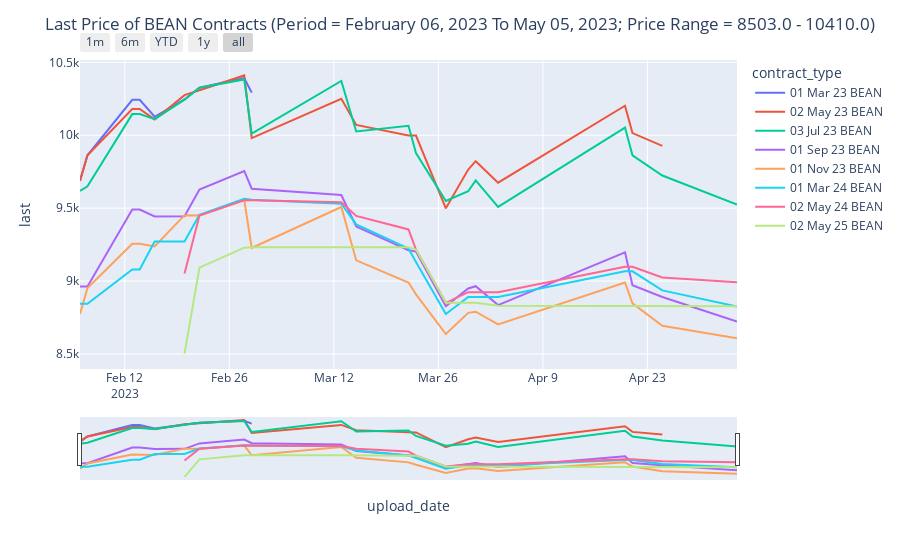

The code cell stored with this chart in its notebook:
### Code cell
def filteringplotly(Market, Grain_Type):
    A = df_New.loc[df_New['Market'] == Market, ('last', 'bid','upload_date','contract_type', 'Grain_Type')]
    B = A.loc[A['Grain_Type'] == Grain_Type, ('last', 'bid', 'upload_date','contract_type')]
    Max_Price = B['last'].loc[B['last'].idxmax()]
    Min_Price = B['last'].loc[B['last'].idxmin()]

    Max_Date = '{:%B %d, %Y}'.format(B['upload_date'].loc[B['upload_date'].idxmax()])
    Min_Date = '{:%B %d, %Y}'.format(B['upload_date'].loc[B['upload_date'].idxmin()])
    
    fig = px.line(B, x='upload_date', y='last', color='contract_type')
    
    fig.update_layout(barmode = 'group', 
    title= f"Last Price of {Grain_Type} Contracts (Period = {Min_Date} To {Max_Date}; Price Range = {Min_Price} - {Max_Price})")

    
    # Add range slider
    fig.update_layout(
        xaxis=dict(
            rangeselector=dict(
                buttons=list([
                    dict(count=1,
                         label="1m",
                         step="month",
                         stepmode="backward"),
                    dict(count=6,
                         label="6m",
                         step="month",
                         stepmode="backward"),
                    dict(count=1,
                         label="YTD",
                         step="year",
                         stepmode="todate"),
                    dict(count=1,
                         label="1y",
                         step="year",
                         stepmode="backward"),
                    dict(step="all")
                ])
            ),
            rangeslider=dict(
                visible=True
            ),
            type="date"
        )
    )

    fig.show()

widgets.interact(filteringplotly, Market = list1, Grain_Type = list2)

### Figure 1 — Plotly figure (JSON) as saved in the notebook; plotly's stock layout.template omitted (floating-point values rounded to 4 significant figures)
{"data": [{"hovertemplate": "contract_type=01 Mar 23 BEAN<br>upload_date=%{x}<br>last=%{y}<extra></extra>", "legendgroup": "01 Mar 23 BEAN", "line": {"color": "#636efa", "dash": "solid"}, "marker": {"symbol": "circle"}, "mode": "lines", "name": "01 Mar 23 BEAN", "orientation": "v", "showlegend": true, "type": "scatter", "x": ["2023-02-06T00:00:00", "2023-02-07T00:00:00", "2023-02-13T00:00:00", "2023-02-14T00:00:00", "2023-02-16T00:00:00", "2023-02-20T00:00:00", "2023-02-22T00:00:00", "2023-02-28T00:00:00", "2023-03-01T00:00:00"], "xaxis": "x", "y": [9686.0, 9863.0, 10240.0, 10240.0, 10130.0, 10250.0, 10330.0, 10391, 10290.0], "yaxis": "y"}, {"hovertemplate": "contract_type=02 May 23 BEAN<br>upload_date=%{x}<br>last=%{y}<extra></extra>", "legendgroup": "02 May 23 BEAN", "line": {"color": "#EF553B", "dash": "solid"}, "marker": {"symbol": "circle"}, "mode": "lines", "name": "02 May 23 BEAN", "orientation": "v", "showlegend": true, "type": "scatter", "x": ["2023-02-06T00:00:00", "2023-02-07T00:00:00", "2023-02-13T00:00:00", "2023-02-14T00:00:00", "2023-02-16T00:00:00", "2023-02-20T00:00:00", "2023-02-22T00:00:00", "2023-02-28T00:00:00", "2023-03-01T00:00:00", "2023-03-13T00:00:00", "2023-03-15T00:00:00", "2023-03-22T00:00:00", "2023-03-23T00:00:00", "2023-03-27T00:00:00", "2023-03-30T00:00:00", "2023-03-31T00:00:00", "2023-04-03T00:00:00", "2023-04-20T00:00:00", "2023-04-21T00:00:00", "2023-04-25T00:00:00"], "xaxis": "x", "y": [9690.0, 9863.0, 10180.0, 10180.0, 10110.0, 10280.0, 10308, 10410, 9980, 10250, 10070.0, 9998.0, 9998.0, 9499.0, 9765.0, 9822, 9675.0, 10200.0, 10010.0, 9928.0], "yaxis": "y"}, {"hovertemplate": "contract_type=03 Jul 23 BEAN<br>upload_date=%{x}<br>last=%{y}<extra></extra>", "legendgroup": "03 Jul 23 BEAN", "line": {"color": "#00cc96", "dash": "solid"}, "marker": {"symbol": "circle"}, "mode": "lines", "name": "03 Jul 23 BEAN", "orientation": "v", "showlegend": true, "type": "scatter", "x": ["2023-02-06T00:00:00", "2023-02-07T00:00:00", "2023-02-13T00:00:00", "2023-02-14T00:00:00", "2023-02-16T00:00:00", "2023-02-20T00:00:00", "2023-02-22T00:00:00", "2023-02-28T00:00:00", "2023-03-01T00:00:00", "2023-03-13T00:00:00", "2023-03-15T00:00:00", "2023-03-22T00:00:00", "2023-03-23T00:00:00", "2023-03-27T00:00:00", "2023-03-30T00:00:00", "2023-03-31T00:00:00", "2023-04-03T00:00:00", "2023-04-20T00:00:00", "2023-04-21T00:00:00", "2023-04-25T00:00:00", "2023-05-05T00:00:00"], "xaxis": "x", "y": [9619, 9650, 10145, 10145, 10110, 10244, 10326, 10382, 10011, 10372, 10026, 10065, 9878, 9549, 9616, 9690, 9509, 10050.0, 9862.0, 9724, 9525], "yaxis": "y"}, {"hovertemplate": "contract_type=01 Sep 23 BEAN<br>upload_date=%{x}<br>last=%{y}<extra></extra>", "legendgroup": "01 Sep 23 BEAN", "line": {"color": "#ab63fa", "dash": "solid"}, "marker": {"symbol": "circle"}, "mode": "lines", "name": "01 Sep 23 BEAN", "orientation": "v", "showlegend": true, "type": "scatter", "x": ["2023-02-06T00:00:00", "2023-02-07T00:00:00", "2023-02-13T00:00:00", "2023-02-14T00:00:00", "2023-02-16T00:00:00", "2023-02-20T00:00:00", "2023-02-22T00:00:00", "2023-02-28T00:00:00", "2023-03-01T00:00:00", "2023-03-13T00:00:00", "2023-03-15T00:00:00", "2023-03-22T00:00:00", "2023-03-23T00:00:00", "2023-03-27T00:00:00", "2023-03-30T00:00:00", "2023-03-31T00:00:00", "2023-04-03T00:00:00", "2023-04-20T00:00:00", "2023-04-21T00:00:00", "2023-04-25T00:00:00", "2023-05-05T00:00:00"], "xaxis": "x", "y": [8963, 8963, 9490, 9490, 9443, 9445, 9628, 9755, 9633, 9590, 9375, 9211, 9202, 8827, 8949, 8965, 8835, 9197, 8971, 8891, 8722], "yaxis": "y"}, {"hovertemplate": "contract_type=01 Nov 23 BEAN<br>upload_date=%{x}<br>last=%{y}<extra></extra>", "legendgroup": "01 Nov 23 BEAN", "line": {"color": "#FFA15A", "dash": "solid"}, "marker": {"symbol": "circle"}, "mode": "lines", "name": "01 Nov 23 BEAN", "orientation": "v", "showlegend": true, "type": "scatter", "x": ["2023-02-06T00:00:00", "2023-02-07T00:00:00", "2023-02-13T00:00:00", "2023-02-14T00:00:00", "2023-02-16T00:00:00", "2023-02-20T00:00:00", "2023-02-22T00:00:00", "2023-02-28T00:00:00", "2023-03-01T00:00:00", "2023-03-13T00:00:00", "2023-03-15T00:00:00", "2023-03-22T00:00:00", "2023-03-23T00:00:00", "2023-03-27T00:00:00", "2023-03-30T00:00:00", "2023-03-31T00:00:00", "2023-04-03T00:00:00", "2023-04-20T00:00:00", "2023-04-21T00:00:00", "2023-04-25T00:00:00", "2023-05-05T00:00:00"], "xaxis": "x", "y": [8775, 8953, 9256, 9256, 9238, 9452, 9449, 9554, 9227, 9508, 9142, 8990, 8909, 8637, 8782, 8790, 8703, 8990, 8848.0, 8693.0, 8607], "yaxis": "y"}, {"hovertemplate": "contract_type=01 Mar 24 BEAN<br>upload_date=%{x}<br>last=%{y}<extra></extra>", "legendgroup": "01 Mar 24 BEAN", "line": {"color": "#19d3f3", "dash": "solid"}, "marker": {"symbol": "circle"}, "mode": "lines", "name": "01 Mar 24 BEAN", "orientation": "v", "showlegend": true, "type": "scatter", "x": ["2023-02-06T00:00:00", "2023-02-07T00:00:00", "2023-02-13T00:00:00", "2023-02-14T00:00:00", "2023-02-16T00:00:00", "2023-02-20T00:00:00", "2023-02-22T00:00:00", "2023-02-28T00:00:00", "2023-03-01T00:00:00", "2023-03-13T00:00:00", "2023-03-15T00:00:00", "2023-03-22T00:00:00", "2023-03-23T00:00:00", "2023-03-27T00:00:00", "2023-03-30T00:00:00", "2023-03-31T00:00:00", "2023-04-03T00:00:00", "2023-04-20T00:00:00", "2023-04-21T00:00:00", "2023-04-25T00:00:00", "2023-05-05T00:00:00"], "xaxis": "x", "y": [8845, 8845, 9079, 9079, 9271, 9271, 9455, 9565, 9558, 9531, 9389, 9224, 9131, 8774, 8891, 8891, 8891, 9067, 9067, 8936, 8826], "yaxis": "y"}, {"hovertemplate": "contract_type=02 May 24 BEAN<br>upload_date=%{x}<br>last=%{y}<extra></extra>", "legendgroup": "02 May 24 BEAN", "line": {"color": "#FF6692", "dash": "solid"}, "marker": {"symbol": "circle"}, "mode": "lines", "name": "02 May 24 BEAN", "orientation": "v", "showlegend": true, "type": "scatter", "x": ["2023-02-20T00:00:00", "2023-02-22T00:00:00", "2023-02-28T00:00:00", "2023-03-01T00:00:00", "2023-03-13T00:00:00", "2023-03-15T00:00:00", "2023-03-22T00:00:00", "2023-03-23T00:00:00", "2023-03-27T00:00:00", "2023-03-30T00:00:00", "2023-03-31T00:00:00", "2023-04-03T00:00:00", "2023-04-20T00:00:00", "2023-04-21T00:00:00", "2023-04-25T00:00:00", "2023-05-05T00:00:00"], "xaxis": "x", "y": [9052, 9449, 9555, 9555, 9540, 9447, 9354, 9216, 8851, 8924, 8924, 8924, 9098, 9098, 9025, 8992], "yaxis": "y"}, {"hovertemplate": "contract_type=02 May 25 BEAN<br>upload_date=%{x}<br>last=%{y}<extra></extra>", "legendgroup": "02 May 25 BEAN", "line": {"color": "#B6E880", "dash": "solid"}, "marker": {"symbol": "circle"}, "mode": "lines", "name": "02 May 25 BEAN", "orientation": "v", "showlegend": true, "type": "scatter", "x": ["2023-02-20T00:00:00", "2023-02-22T00:00:00", "2023-02-28T00:00:00", "2023-03-01T00:00:00", "2023-03-13T00:00:00", "2023-03-15T00:00:00", "2023-03-22T00:00:00", "2023-03-23T00:00:00", "2023-03-27T00:00:00", "2023-03-30T00:00:00", "2023-03-31T00:00:00", "2023-04-03T00:00:00", "2023-04-20T00:00:00", "2023-04-21T00:00:00", "2023-04-25T00:00:00", "2023-05-05T00:00:00"], "xaxis": "x", "y": [8503, 9092, 9229, 9232, 9232, 9232, 9232, 9216, 8851, 8851, 8851, 8831, 8828, 8828, 8828, 8828], "yaxis": "y"}], "layout": {"barmode": "group", "legend": {"title": {"text": "contract_type"}, "tracegroupgap": 0}, "margin": {"t": 60}, "title": {"text": "Last Price of BEAN Contracts (Period = February 06, 2023 To May 05, 2023; Price Range = 8503.0 - 10410.0)"}, "xaxis": {"anchor": "y", "domain": [0, 1], "rangeselector": {"buttons": [{"count": 1, "label": "1m", "step": "month", "stepmode": "backward"}, {"count": 6, "label": "6m", "step": "month", "stepmode": "backward"}, {"count": 1, "label": "YTD", "step": "year", "stepmode": "todate"}, {"count": 1, "label": "1y", "step": "year", "stepmode": "backward"}, {"step": "all"}]}, "rangeslider": {"visible": true}, "title": {"text": "upload_date"}, "type": "date"}, "yaxis": {"anchor": "x", "domain": [0, 1], "title": {"text": "last"}}}}
